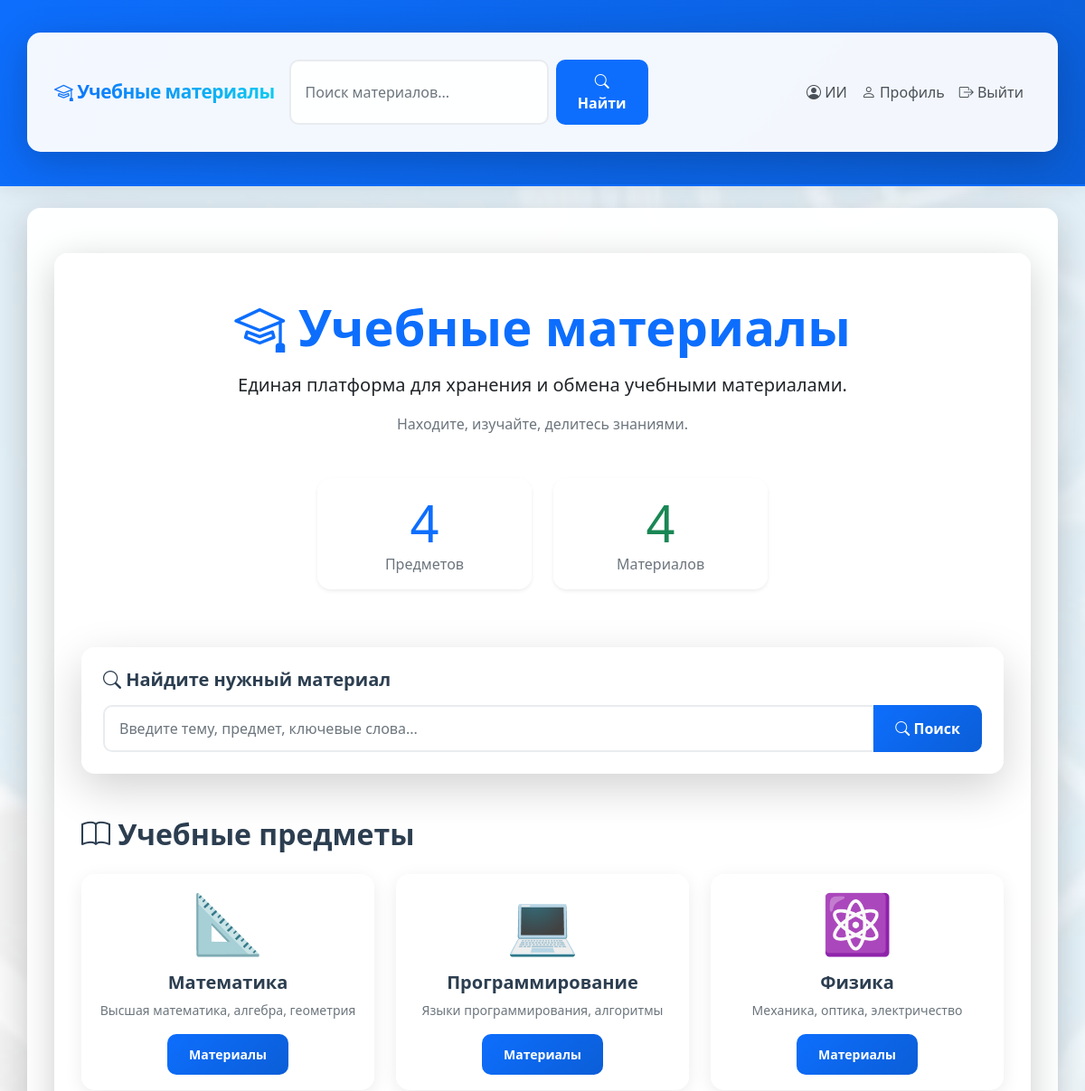
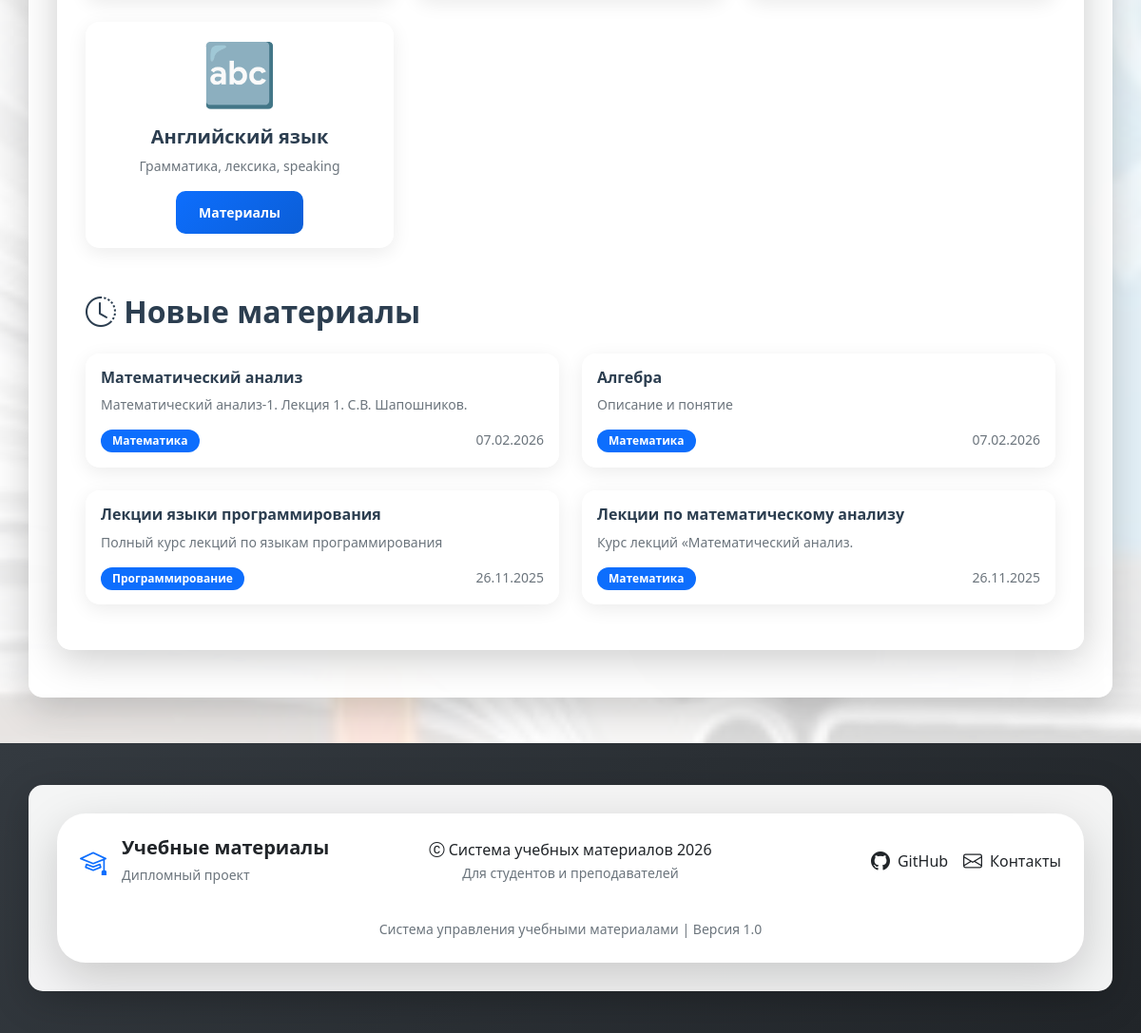
The page / (signed in) on the database its author committed (2 pictures, top to bottom).
### users/models.py (models this page shows, shortened)
class UserProfile(models.Model):
    ROLE_CHOICES = [
        ('student', 'Студент'),
        ('teacher', 'Преподаватель'),
        ('other', 'Другое'),
    ]
    user = models.OneToOneField(
        User,
        on_delete=models.CASCADE,
        verbose_name='Пользователь',
        related_name='userprofile'
    )
    display_name = models.CharField(
        max_length=100,
        blank=True,
        default='',
        verbose_name='Отображаемое имя',
        help_text='Имя которое будут видеть другие пользователи (можно оставить пустым)'
    )
    avatar = models.ImageField(
        upload_to='avatars/',
        blank=True,
        null=True,
        verbose_name='Аватар',
        help_text='Загрузите изображение для аватара'
    )
    bio = models.TextField(
        blank=True,
        default='',
        verbose_name='О себе',
        help_text='Расскажите немного о себе'
    )
    role = models.CharField(
        max_length=20,
        choices=ROLE_CHOICES,
        default='student',
        verbose_name='Роль',
        help_text='Выберите вашу роль в системе'
    )
    department = models.CharField(
        max_length=100,
        blank=True,
        default='',
        verbose_name='Факультет/кафедра',
        help_text='Укажите ваш факультет или кафедру'
    )
    created_at = models.DateTimeField(
        auto_now_add=True,
        verbose_name='Дата регистрации'
    )
    class Meta:
        verbose_name = 'Профиль пользователя'
        verbose_name_plural = 'Профили пользователей'
        ordering = ['-created_at']

### materials/models.py (models this page shows, shortened)
class Subject(models.Model):
    name = models.CharField(max_length=100, verbose_name='Название предмета')
    description = models.TextField(blank=True, verbose_name='Описание')
    icon = models.CharField(max_length=50, default='📚', verbose_name='Иконка')
    class Meta:
        verbose_name = 'Предмет'
        verbose_name_plural = 'Предметы'

class Material(models.Model):
    MATERIAL_TYPES = [
        ('pdf', 'PDF документ'),
        ('video', 'Видео урок'),
        ('text', 'Текстовый материал'),
        ('presentation', 'Презентация'),
        ('link', 'Ссылка'),
    ]
    title = models.CharField(max_length=200, verbose_name='Название')
    description = models.TextField(verbose_name='Описание')
    subject = models.ForeignKey(Subject, on_delete=models.CASCADE, verbose_name='Предмет')
    material_type = models.CharField(max_length=20, choices=MATERIAL_TYPES, verbose_name='Тип материала')
    file = models.FileField(upload_to='materials/', blank=True, null=True, verbose_name='Файл')
    external_link = models.URLField(blank=True, verbose_name='Ссылка на внешний ресурс')
    uploaded_by = models.ForeignKey(User, on_delete=models.CASCADE, verbose_name='Автор')
    upload_date = models.DateTimeField(auto_now_add=True, verbose_name='Дата загрузки')
    tags = models.CharField(max_length=200, blank=True, verbose_name='Теги (через запятую)')
    class Meta:
        verbose_name = 'Материал'
        verbose_name_plural = 'Материалы'
        ordering = ['-upload_date']

### materials/views.py (the view, shortened to what this page needs)
# urls.py: 2. Add a URL to urlpatterns:  path('', views.home, name='home')
def home(request):
    subjects = Subject.objects.all()
    recent_materials = Material.objects.all().order_by('-upload_date')[:6]
    material_stats = {}
    for material_type, _ in Material.MATERIAL_TYPES:
        material_stats[material_type] = Material.objects.filter(
            material_type=material_type
        ).count()
    context = {
        'subjects': subjects,
        'recent_materials': recent_materials,
        'material_stats': material_stats,
        'total_materials': Material.objects.count(),
    }
    return render(request, 'materials/home.html', context)

### materials/templates/materials/home.html (shortened to what this page needs)
{% extends "materials/base.html" %}
{% block content %}
<div class="container py-5">
    <div class="text-center mb-5">
        <h1 class="display-4 fw-bold text-primary mb-3">
            <i class="bi bi-mortarboard"></i>
            Учебные материалы
        </h1>
        <p class="lead">
            Единая платформа для хранения и обмена учебными материалами.
        </p>
        <p class="text-muted">
            Находите, изучайте, делитесь знаниями.
        </p>
    </div>
    <div class="row justify-content-center mb-5">
        <div class="col-md-3 col-6 mb-3">
            <div class="card text-center border-0 shadow-sm">
                <div class="card-body">
                    <div class="display-4 text-primary">{{ subjects.count|default:0 }}</div>
                    <div class="text-muted">Предметов</div>
                </div>
            </div>
        </div>
        <div class="col-md-3 col-6 mb-3">
            <div class="card text-center border-0 shadow-sm">
                <div class="card-body">
                    <div class="display-4 text-success">{{ total_materials|default:0 }}</div>
                    <div class="text-muted">Материалов</div>
                </div>
            </div>
        </div>
    </div>
    <div class="card shadow-lg mb-5">
        <div class="card-body p-4">
            <h5 class="card-title mb-3">
                <i class="bi bi-search"></i> Найдите нужный материал
            </h5>
            <form method="get" action="{% url 'search_materials' %}">
                <div class="input-group">
                    <input type="text"
                           name="q"
                           class="form-control"
                           placeholder="Введите тему, предмет, ключевые слова...">
                    <button class="btn btn-primary" type="submit">
                        <i class="bi bi-search"></i> Поиск
                    </button>
                </div>
            </form>
        </div>
    </div>
    <h2 class="mb-4">
        <i class="bi bi-book"></i> Учебные предметы
    </h2>
    <div class="row g-4 mb-5">
        {% for subject in subjects %}
        <div class="col-md-4">
            <div class="card h-100">
                <div class="card-body text-center">
                    <div class="display-3 mb-3">{{ subject.get_icon_display|default:subject.icon }}</div>
                    <h5 class="card-title">{{ subject.name }}</h5>
                    <p class="card-text text-muted small">{{ subject.description|truncatewords:10 }}</p>
                    <a href="{% url 'subject_materials' subject.id %}" class="btn btn-primary btn-sm">
                        Материалы
                    </a>
                </div>
            </div>
        </div>
        {% empty %}
        <div class="col-12">
            <div class="alert alert-info">
                Пока нет учебных предметов
            </div>
        </div>
        {% endfor %}
    </div>
    <h2 class="mb-4">
        <i class="bi bi-clock-history"></i> Новые материалы
    </h2>
    <div class="row g-4">
        {% for material in recent_materials %}
        <div class="col-md-6">
            <div class="card">
                <div class="card-body">
                    <h6 class="card-title">{{ material.title }}</h6>
                    <p class="card-text small text-muted">{{ material.description|truncatewords:15 }}</p>
                    <div class="d-flex justify-content-between">
                        <span class="badge bg-primary">{{ material.subject.name }}</span>
                        <small class="text-muted">{{ material.upload_date|date:"d.m.Y" }}</small>
                    </div>
                </div>
            </div>
        </div>
        {% empty %}
        <div class="col-12">
            <div class="alert alert-info">
                Пока нет материалов
            </div>
        </div>
        {% endfor %}
    </div>
</div>
{% endblock %}

### materials/templates/materials/base.html (shortened to what this page needs)
<!DOCTYPE html>
<html lang="ru">
<head>
    <link href="https://cdn.jsdelivr.net/npm/bootstrap@5.1.3/dist/css/bootstrap.min.css" rel="stylesheet">
    <link rel="stylesheet" href="https://cdn.jsdelivr.net/npm/bootstrap-icons@1.10.0/font/bootstrap-icons.css">
    <link rel="stylesheet" href="https://cdn.jsdelivr.net/npm/bootstrap-icons@1.11.3/font/bootstrap-icons.min.css">
    {% load static %}
    <link rel="stylesheet" href="{% static 'materials/css/main.css' %}">
    <link rel="stylesheet" href="{% static 'materials/css/animations.css' %}">
    <link rel="stylesheet" href="{% static 'materials/css/themes.css' %}">
</head>
<body>
<nav class="navbar navbar-expand-lg navbar-dark">
    <div class="container">
        <a class="navbar-brand text-primary fw-bold" href="{% url 'home' %}">
    <i class="bi bi-mortarboard"></i> Учебные материалы
</a>
        <div class="collapse navbar-collapse" id="navbarNav">
            <div class="navbar-nav me-auto">
                <form method="get" action="{% url 'search_materials' %}" class="d-flex">
                    <input type="text"
                           name="q"
                           class="form-control me-2"
                           placeholder="Поиск материалов..."
                           value="{{ request.GET.q }}"
                           aria-label="Поиск материалов">
                    <button class="btn btn-light" type="submit">
                        <i class="bi bi-search"></i> Найти
                    </button>
                </form>
            </div>
            <div class="navbar-nav">
                {% if user.is_authenticated %}
                <span class="nav-link text-white">
                            <i class="bi bi-person-circle"></i>
                            {% if user.userprofile.display_name %}
                                {{ user.userprofile.display_name }}
                            {% else %}
                                {{ user.username }}
                            {% endif %}
                        </span>
                <a class="nav-link" href="{% url 'profile' %}" title="Мой профиль">
                    <i class="bi bi-person"></i> Профиль
                </a>
                <a class="nav-link" href="{% url 'logout' %}" title="Выйти из системы">
                    <i class="bi bi-box-arrow-right"></i> Выйти
                </a>
                {% endif %}
            </div>
        </div>
    </div>
</nav>
<div class="container mt-4 animate-fade-in">
    {% block content %}
    {% endblock %}
</div>
<footer class="py-4 mt-5">
    <div class="container">
        <div class="bg-white rounded-4 p-4 shadow-lg" style="border-radius: 30px !important;">
            <div class="row align-items-center">
                <div class="col-lg-4 mb-3 mb-lg-0">
                    <div class="d-flex align-items-center">
                        <i class="bi bi-mortarboard fs-3 text-primary me-3"></i>
                        <div>
                            <h5 class="text-dark mb-1 fw-bold">Учебные материалы</h5>
                            <small class="text-muted">Дипломный проект</small>
                        </div>
                    </div>
                </div>
                <div class="col-lg-4 mb-3 mb-lg-0 text-center">
                    <p class="text-dark mb-0">
                        <i class="bi bi-c-circle"></i> Система учебных материалов {% now "Y" %}
                    </p>
                    <small class="text-muted">
                        Для студентов и преподавателей
                    </small>
                </div>
                <div class="col-lg-4 text-lg-end">
                    <div class="d-flex justify-content-center justify-content-lg-end gap-3">
                        <a href="https://github.com/KOFF63/graduate-work"
                           class="text-dark text-decoration-none d-flex align-items-center fw-medium"
                           target="_blank">
                            <i class="bi bi-github fs-5 me-2"></i> GitHub
                        </a>
                        <a href="#" class="text-dark text-decoration-none d-flex align-items-center fw-medium">
                            <i class="bi bi-envelope fs-5 me-2"></i> Контакты
                        </a>
                    </div>
                </div>
            </div>
            <hr class="my-3">
            <div class="row">
                <div class="col-12 text-center">
                    <small class="text-muted">
                        Система управления учебными материалами | Версия 1.0
                    </small>
                </div>
            </div>
        </div>
    </div>
</footer>
{% load static %}
</body>
</html>

### materials/static/materials/css/main.css (style rules this page uses)
.navbar-brand { font-weight: bold; font-size: 1.5rem; }
.nav-link { font-weight: 500; }
body { background-image: url('/static/materials/images/9ade-s.jpg'); background-size: cover; background-position: center center; background-attachment: fixed; background-repeat: no-repeat; min-height: 100vh; margin: 0; padding: 0; }
body::before { content: ''; position: fixed; top: 0; left: 0; right: 0; bottom: 0; background: rgba(255, 255, 255, 0.85); z-index: -1; }
.container { background-color: rgba(255, 255, 255, 0.92); border-radius: 15px; padding: 30px; margin-top: 20px; margin-bottom: 20px; box-shadow: 0 10px 40px rgba(0, 0, 0, 0.1); position: relative; }
.card { background-color: rgba(255, 255, 255, 0.97); border: 1px solid rgba(0, 0, 0, 0.08); border-radius: 12px; box-shadow: 0 5px 20px rgba(0, 0, 0, 0.08); transition: all 0.3s ease; backdrop-filter: blur(8px); overflow: hidden; }
.navbar { background-color: rgba(13, 110, 253, 0.92) !important; backdrop-filter: blur(15px); box-shadow: 0 4px 25px rgba(0, 0, 0, 0.1); border-bottom: 1px solid rgba(255, 255, 255, 0.2); }
.card-body { color: #333; }
h1, h2, h3, h4, h5, h6 { color: #2c3e50; font-weight: 600; }
.btn { border-radius: 8px; font-weight: 500; transition: all 0.3s ease; }
.form-control { background-color: rgba(255, 255, 255, 0.95); border: 1px solid rgba(0, 0, 0, 0.1); border-radius: 8px; }

### materials/static/materials/css/animations.css (style rules this page uses)
.animate-fade-in { animation: fadeIn 0.8s ease-out; }

### materials/static/materials/css/themes.css (style rules this page uses)
body { background-color: #f8f9fa; background-image: radial-gradient(#e9ecef 1px, transparent 1px); background-size: 20px 20px; min-height: 100vh; font-family: 'Segoe UI', Tahoma, Geneva, Verdana, sans-serif; }
.card { border-radius: 15px; border: none; transition: all 0.3s cubic-bezier(0.4, 0, 0.2, 1); overflow: hidden; }
.navbar { background: linear-gradient(135deg, #0d6efd 0%, #0b5ed7 100%); box-shadow: 0 4px 20px rgba(13, 110, 253, 0.15); padding: 1rem 0; }
.navbar-brand { font-weight: 700; font-size: 1.8rem; letter-spacing: -0.5px; }
.btn { border-radius: 10px; font-weight: 600; padding: 0.75rem 1.5rem; transition: all 0.3s ease; border: none; }
.btn-primary { background: linear-gradient(135deg, #0d6efd 0%, #0b5ed7 100%); border: none; }
.badge { border-radius: 20px; padding: 0.5em 1em; font-weight: 600; }
.form-control, .form-select { border-radius: 10px; padding: 0.75rem 1rem; border: 2px solid #e9ecef; transition: all 0.3s ease; }
footer { background: linear-gradient(135deg, #343a40 0%, #212529 100%); color: white; margin-top: 5rem; padding: 3rem 0; }

### materials/templates/materials/base.html (style rules this page uses)
.navbar { background-color: rgba(255, 255, 255, 0.98) !important; box-shadow: 0 4px 20px rgba(0, 0, 0, 0.08); border-bottom: 2px solid #0d6efd; }
.navbar-brand { background: linear-gradient(90deg, #0d6efd, #0dcaf0); -webkit-background-clip: text; -webkit-text-fill-color: transparent; background-clip: text; font-weight: 700; font-size: 1.3rem; }
.navbar-nav .nav-link { color: #495057 !important; font-weight: 500; transition: all 0.3s ease; }
.navbar .btn-light { background-color: #0d6efd; border-color: #0d6efd; color: white; }

### rows shown on the page
Subject: icon "📐", name "Математика", description "Высшая математика, алгебра, геометрия"
Subject: icon "💻", name "Программирование", description "Языки программирования, алгоритмы"
Subject: icon "⚛️", name "Физика", description "Механика, оптика, электричество"
Subject: icon "🔤", name "Английский язык", description "Грамматика, лексика, speaking"
Material: title "Математический анализ", description "Математический анализ-1. Лекция 1. С.В. Шапошников.", subject.name "Математика", upload_date "07.02.2026"
Material: title "Алгебра", description "Описание и понятие", subject.name "Математика", upload_date "07.02.2026"
Material: title "Лекции языки программирования", description "Полный курс лекций по языкам программирования", subject.name "Программирование", upload_date "26.11.2025"
Material: title "Лекции по математическому анализу", description "Курс лекций «Математический анализ.", subject.name "Математика", upload_date "26.11.2025"

### other values the page prints
{{ user.userprofile.display_name }} "ИИ"
{{ subjects.count|default:0 }} "4"
{{ total_materials|default:0 }} "4"
